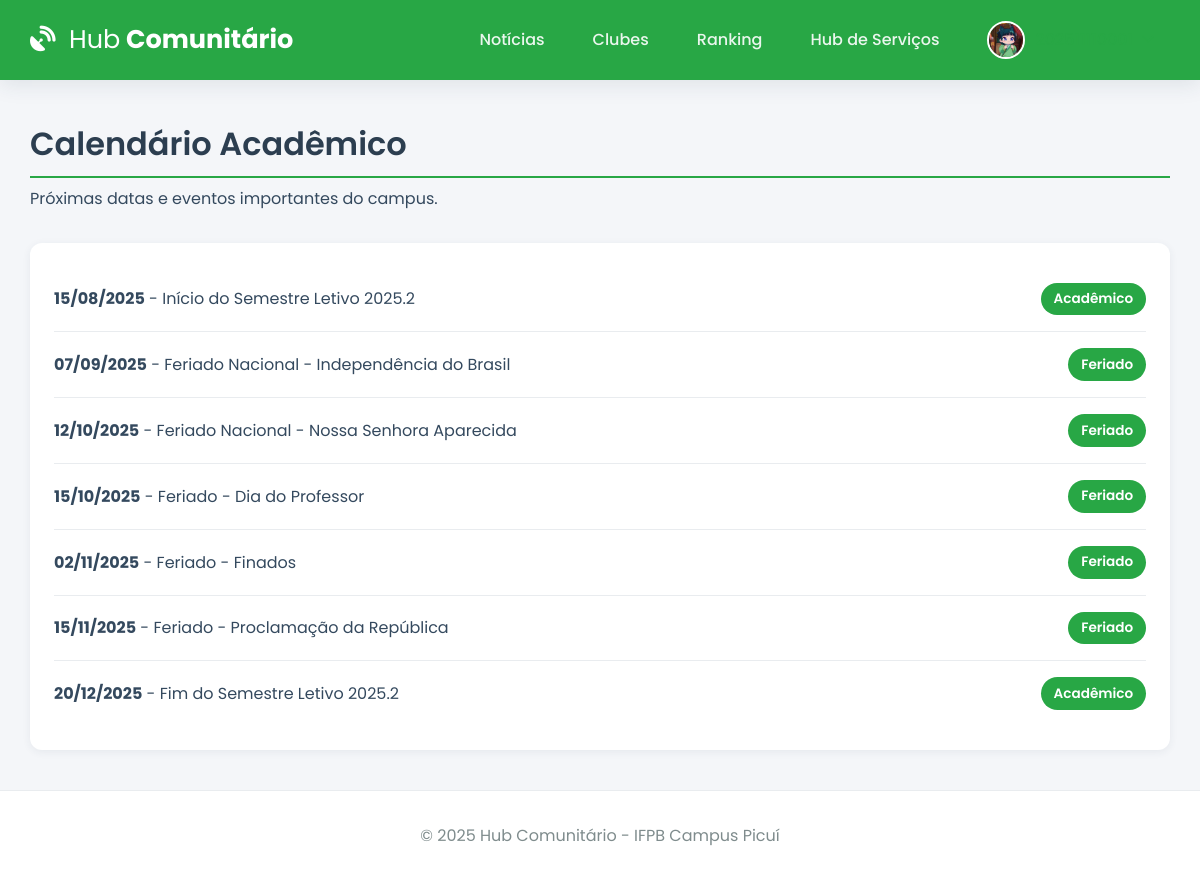
/calendario_academico (signed in), run on the app's committed database.
### tables this page shows
CREATE TABLE user (
    id INTEGER PRIMARY KEY AUTOINCREMENT,
    email TEXT UNIQUE NOT NULL,
    username TEXT UNIQUE NOT NULL,
    password_hash TEXT NOT NULL,
    image_file TEXT NOT NULL DEFAULT 'default.jpg'
);

CREATE TABLE calendario_academico (
    id INTEGER PRIMARY KEY AUTOINCREMENT,
    data TEXT NOT NULL,
    descricao TEXT NOT NULL,
    tipo TEXT NOT NULL
);

### app.py (the view)
@app.route('/calendario_academico')
@login_required
def calendario_academico():
    hoje = date.today().isoformat()
    eventos = get_db().execute("SELECT * FROM calendario_academico WHERE data >= ? ORDER BY data ASC", (hoje,)).fetchall()
    return render_template('calendario_academico.html', eventos=eventos)

### app.py (called while the page is built)
def get_db():
    if 'db' not in g:
        g.db = sqlite3.connect(app.config['DATABASE'], detect_types=sqlite3.PARSE_DECLTYPES)
        g.db.row_factory = sqlite3.Row
    return g.db

@app.context_processor
def inject_global_vars():
    return dict(g=g, current_year=datetime.now(timezone.utc).year, timedelta=timedelta)

@app.template_filter('format_date')
def format_date_filter(s):
    if not s: return ""
    try: return datetime.fromisoformat(s).strftime('%d/%m/%Y')
    except: return s

@app.before_request
def load_logged_in_user():
    user_id = session.get('user_id')
    g.user = get_db().execute('SELECT * FROM user WHERE id = ?', (user_id,)).fetchone() if user_id else None
    if user_id and g.user is None: session.clear()

def login_required(f):
    @wraps(f)
    def decorated_function(*args, **kwargs):
        if g.user is None:
            flash('Você precisa fazer login para acessar esta página.', 'warning')
            return redirect(url_for('login'))
        return f(*args, **kwargs)
    return decorated_function

### templates/calendario_academico.html (shortened to what this page needs)
{% extends 'base.html' %}
{% block content %}
<h1 class="page-header">Calendário Acadêmico</h1>
<p class="lead text-muted" style="margin-top: -1rem; margin-bottom: 2rem;">Próximas datas e eventos importantes do campus.</p>
<div class="card">
    <div class="card-body">
        {% if eventos %}
            <ul class="course-list">
                {% for evento in eventos %}
                    <li class="list-item">
                        <div>
                            <strong>{{ evento.data | format_date }}</strong> - {{ evento.descricao }}
                        </div>
                        <span class="vagas-badge">{{ evento.tipo }}</span>
                    </li>
                {% endfor %}
            </ul>
        {% else %}
            <div class="empty-state">
                <p>Nenhum evento futuro encontrado no calendário acadêmico.</p>
            </div>
        {% endif %}
    </div>
</div>
{% endblock %}

### templates/base.html (shortened to what this page needs)
<!DOCTYPE html>
<html lang="pt-br">
<head>
    <link rel="stylesheet" href="https://cdnjs.cloudflare.com/ajax/libs/font-awesome/6.5.2/css/all.min.css" xintegrity="sha512-SnH5WK+bZxgPHs44uWIX+LLJAJ9/2PkPKZ5QiAj6Ta86w+fsb2TkcmfRyVX3pBnMFcV7oQPJkl9QevSCWr3W6A==" />
    <link rel="stylesheet" href="{{ url_for('static', filename='css/style.css') }}">
</head>
<body>
    <header class="header">
        <div class="container">
            <nav class="navbar">
                <a class="navbar-brand" href="{{ url_for('index') }}">
                    <i class="fas fa-satellite-dish"></i> <strong>Hub</strong> Comunitário
                </a>
                <div class="nav-links" id="nav-links">
                    {% if g.user %}
                        <a class="nav-item" href="{{ url_for('noticias') }}">Notícias</a>
                        <a class="nav-item" href="{{ url_for('clubes') }}">Clubes</a>
                        <a class="nav-item" href="{{ url_for('ranking') }}">Ranking</a>
                        <a class="nav-item" href="{{ url_for('hub_servicos') }}">Hub de Serviços</a>
                        <div class="nav-item user-menu">
                             <a class="user-menu-trigger" href="#">
                                 <img src="{{ url_for('static', filename='profile_pics/' + g.user['image_file']) }}" class="nav-profile-image">
                                 <span>{{ g.user['username'] }}</span> <i class="fas fa-chevron-down dropdown-icon"></i>
                             </a>
                        </div>
                    {% else %}
                        <a href="{{ url_for('login') }}" class="nav-item">Entrar</a>
                        <a href="{{ url_for('register') }}" class="nav-item btn btn-outline">Registar</a>
                    {% endif %}
                </div>
            </nav>
        </div>
    </header>
    <main class="container">
        {% block content %}{% endblock %}
    </main>
    <footer class="footer">
        <p>&copy; {{ current_year }} Hub Comunitário - IFPB Campus Picuí</p>
    </footer>
</body>
</html>

### static/css/style.css (style rules this page uses)
:root { --ifpb-green: #28a745; --ifpb-green-dark: #218838; --dark-blue: #2c3e50; --light-gray: #ecf0f1; --medium-gray: #bdc3c7; --text-color: #34495e; --light-text: #7f8c8d; --background-color: #f4f6f9; --surface-color: #ffffff; --border-color: #e9ecef; --font-family-base: 'Poppins', sans-serif; --shadow-sm: 0 2px 8px rgba(44, 62, 80, 0.07); --shadow-md: 0 5px 20px rgba(44, 62, 80, 0.1); --border-radius: 12px; }
* { box-sizing: border-box; margin: 0; padding: 0; }
html { height: 100%; }
body { font-family: var(--font-family-base); background-color: var(--background-color); color: var(--text-color); display: flex; flex-direction: column; min-height: 100%; }
.container { width: 95%; max-width: 1200px; margin: 0 auto; }
main.container { flex-grow: 1; padding-top: 2.5rem; padding-bottom: 2.5rem; }
h1, h2, h3, h4 { font-weight: 600; color: var(--dark-blue); margin-bottom: 1.5rem; }
a { color: var(--ifpb-green); text-decoration: none; transition: color 0.2s; }
.header { background-color: var(--ifpb-green); padding: 0.8rem 0; box-shadow: var(--shadow-md); position: sticky; top: 0; z-index: 1000; }
.navbar { display: flex; justify-content: space-between; align-items: center; }
.navbar-brand { font-weight: 700; font-size: 1.6rem; color: var(--surface-color); }
.navbar-brand i { margin-right: 0.5rem; }
.navbar-brand strong { font-weight: 400; }
.nav-links { display: flex; align-items: center; gap: 1rem; }
.nav-item { color: rgba(255, 255, 255, 0.9); font-weight: 500; padding: 0.5rem 1rem; border-radius: var(--border-radius); transition: background-color 0.2s; }
.nav-profile-image { width: 38px; height: 38px; border-radius: 50%; margin-right: 10px; object-fit: cover; border: 2px solid var(--surface-color); }
.user-menu { position: relative; }
.user-menu-trigger { display: flex; align-items: center; cursor: pointer; }
.user-menu-trigger .dropdown-icon { font-size: 0.8em; margin-left: 0.5rem; transition: transform 0.2s; }
.card { background-color: var(--surface-color); border-radius: var(--border-radius); box-shadow: var(--shadow-sm); transition: all 0.3s ease-in-out; display: flex; flex-direction: column; height: 100%; }
.card .card-body { padding: 1.5rem; flex-grow: 1; }
.vagas-badge, .vagas-badge-lg { background-color: var(--ifpb-green); color: white; padding: 0.4rem 0.8rem; border-radius: 50px; font-size: 0.85rem; font-weight: 600; }
.course-list, .simple-list { list-style: none; }
.list-item { display: flex; justify-content: space-between; align-items: center; padding: 1rem 0; border-bottom: 1px solid var(--border-color); }
.list-item:last-child { border-bottom: none; }
.page-header { border-bottom: 2px solid var(--ifpb-green); padding-bottom: 0.5rem; }
.footer { padding: 2rem 0; background-color: var(--surface-color); text-align: center; margin-top: auto; border-top: 1px solid var(--border-color); }
.footer p { margin: 0; color: var(--light-text); }

### data on the page
user: image_file (placeholder picture)
calendario_academico: data "15/08/2025", descricao "Início do Semestre Letivo 2025.2", tipo "Acadêmico"
calendario_academico: data "07/09/2025", descricao "Feriado Nacional - Independência do Brasil", tipo "Feriado"
calendario_academico: data "12/10/2025", descricao "Feriado Nacional - Nossa Senhora Aparecida", tipo "Feriado"
calendario_academico: data "15/10/2025", descricao "Feriado - Dia do Professor", tipo "Feriado"
calendario_academico: data "02/11/2025", descricao "Feriado - Finados", tipo "Feriado"
calendario_academico: data "15/11/2025", descricao "Feriado - Proclamação da República", tipo "Feriado"
calendario_academico: data "20/12/2025", descricao "Fim do Semestre Letivo 2025.2", tipo "Acadêmico"
